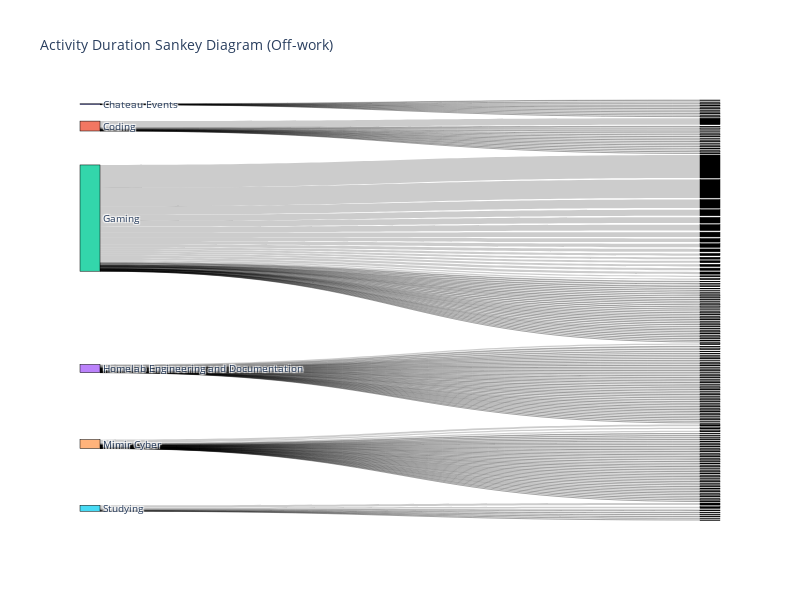
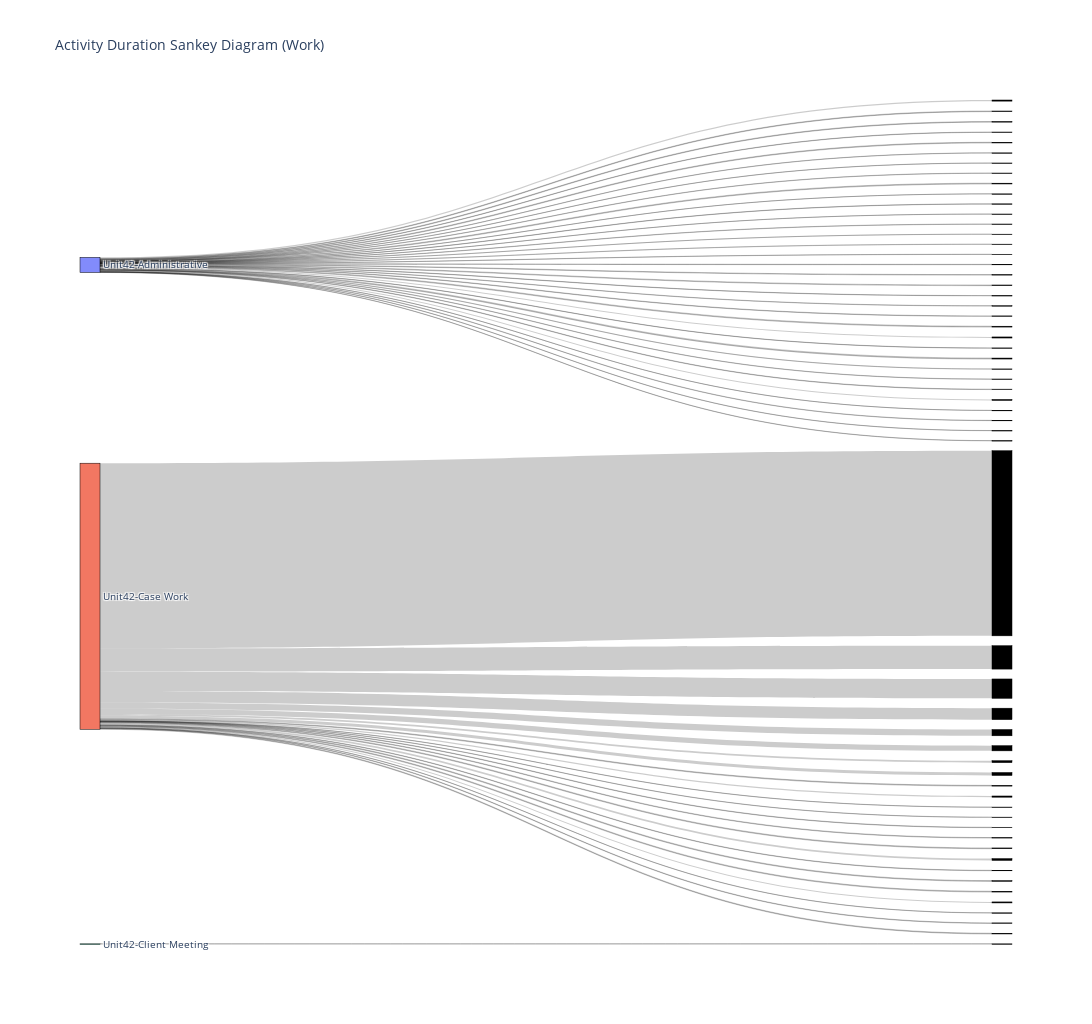

Source (notebook cell) for these figures, in order:
### Code cell
import seaborn as sns
import plotly.graph_objects as go
from plotly.subplots import make_subplots

# Assuming you already have the aggregated_df and breakdown_df from previous code

# Convert 'Duration' to hours and minutes
aggregated_df['Duration_hours'] = aggregated_df['Duration_seconds'] // 3600
aggregated_df['Duration_minutes'] = (aggregated_df['Duration_seconds'] % 3600) // 60

# Create a Sankey diagram for "Off-work" space
off_work_data = aggregated_df[aggregated_df['Space'] == 'Off-Work Space']
fig_off_work = make_subplots(rows=1, cols=1, specs=[[{'type': 'sankey'}]])

# Flatten the 'Tags' column in off_work_data
off_work_data.loc[:, 'Tags'] = off_work_data['Tags'].apply(lambda x: x if isinstance(x, list) else [x])
tags_flat_off_work = off_work_data['Tags'].explode()

# Ensure tags are unique
tags_flat_off_work = tags_flat_off_work.unique()

# Combine 'Activity' and 'Tags' for node labels
node_labels_off_work = off_work_data['Activity'].unique().tolist() + tags_flat_off_work.tolist()

# Assign indices for nodes
node_indices_off_work = {label: index for index, label in enumerate(node_labels_off_work)}

# Assign indices for source nodes
link_source_indices_off_work = [node_indices_off_work[activity] for activity in off_work_data['Activity']]

# Assign indices for target nodes
link_target_indices_off_work = [len(node_indices_off_work) + index for index, tag in enumerate(tags_flat_off_work)]

link_values_off_work = off_work_data['Duration_seconds']

fig_off_work.add_trace(go.Sankey(
    node=dict(
        pad=15,
        thickness=20,
        line=dict(color='black', width=0.5),
        label=node_labels_off_work,
    ),
    link=dict(
        source=link_source_indices_off_work,
        target=link_target_indices_off_work,
        value=link_values_off_work,
    )
))

fig_off_work.update_layout(
    title_text="Activity Duration Sankey Diagram (Off-work)",
    font_size=10,
    width=800,  # Adjust the width as needed
    height=600,  # Adjust the height as needed
)

# Create a Sankey diagram for "Work" space
work_data = aggregated_df[aggregated_df['Space'] == 'Work-Space']
fig_work = make_subplots(rows=1, cols=1, specs=[[{'type': 'sankey'}]])

# Flatten the 'Tags' column in work_data
work_data.loc[:, 'Tags'] = work_data['Tags'].apply(lambda x: x if isinstance(x, list) else [x])
tags_flat_work = work_data['Tags'].explode()

# Ensure tags are unique
tags_flat_work = tags_flat_work.unique()

# Combine 'Activity' and 'Tags' for node labels
node_labels_work = work_data['Activity'].unique().tolist() + tags_flat_work.tolist()

# Assign indices for nodes
node_indices_work = {label: index for index, label in enumerate(node_labels_work)}

# Assign indices for source nodes
link_source_indices_work = [node_indices_work[activity] for activity in work_data['Activity']]

# Assign indices for target nodes
link_target_indices_work = [len(node_indices_work) + index for index, tag in enumerate(tags_flat_work)]

# Convert duration to hours and minutes
work_data.loc[:, 'Duration_hours'] = work_data['Duration_seconds'] // 3600
work_data.loc[:, 'Duration_minutes'] = (work_data['Duration_seconds'] % 3600) // 60

link_values_work = work_data['Duration_seconds']

fig_work.add_trace(go.Sankey(
    node=dict(
        pad=15,
        thickness=20,
        line=dict(color='black', width=0.5),
        label=node_labels_work,
    ),
    link=dict(
        source=link_source_indices_work,
        target=link_target_indices_work,
        value=link_values_work,
    )
))

fig_work.update_layout(
    title_text="Activity Duration Sankey Diagram (Work)",
    font_size=10,
    width=1280,  # Adjust the width as needed
    height=1024,  # Adjust the height as needed
)

# Show the Sankey diagrams
fig_off_work.show()
fig_work.show()

### Figure 1 — Plotly figure (JSON) as saved in the notebook; plotly's stock layout.template omitted (floating-point values rounded to 4 significant figures; data arrays with more than 128 entries replaced by an {"elided": "..."} marker saying what was removed)
{"data": [{"link": {"source": {"elided": "188 int values"}, "target": {"elided": "178 int values"}, "value": {"elided": "188 int values"}}, "node": {"label": {"elided": "186 str values"}, "line": {"color": "black", "width": 0.5}, "pad": 15, "thickness": 20}, "type": "sankey"}], "layout": {"font": {"size": 10}, "height": 600, "title": {"text": "Activity Duration Sankey Diagram (Off-work)"}, "width": 800}}

### Figure 2 — Plotly figure (JSON) as saved in the notebook; plotly's stock layout.template omitted (floating-point values rounded to 4 significant figures)
{"data": [{"link": {"source": [0, 0, 0, 0, 0, 0, 0, 0, 0, 0, 0, 0, 0, 0, 0, 0, 0, 0, 0, 0, 0, 0, 0, 0, 0, 0, 0, 0, 0, 0, 0, 0, 0, 0, 1, 1, 1, 1, 1, 1, 1, 1, 1, 1, 1, 1, 1, 1, 1, 1, 1, 1, 1, 1, 1, 1, 1, 2, 2, 2], "target": [61, 62, 63, 64, 65, 66, 67, 68, 69, 70, 71, 72, 73, 74, 75, 76, 77, 78, 79, 80, 81, 82, 83, 84, 85, 86, 87, 88, 89, 90, 91, 92, 93, 94, 95, 96, 97, 98, 99, 100, 101, 102, 103, 104, 105, 106, 107, 108, 109, 110, 111, 112, 113, 114, 115, 116, 117, 118], "value": [7576, 7464, 4341, 13306, 2998, 8400, 2096, 3465, 1292, 3458, 1585, 3531, 1352, 9293, 2472, 2564, 4335, 6373, 3611, 8021, 3600, 5288, 3227, 10096, 2389, 3399, 12835, 1400, 5015, 11698, 3840, 2401, 11982, 3083, 73833, 2340, 8970, 275193, 2666, 4994, 6346, 14308, 22511, 5193, 9466, 9041, 9404, 60972, 2178075, 2475, 227665, 134926, 12000, 34959, 5706, 21233, 8497, 1860, 3420, 7827]}, "node": {"label": ["Unit42-Administrative", "Unit42-Case Work", "Unit42-Client Meeting", "", "1-on-1", "1-on-1\n, Career Managment\n, Case Management\n, Internal Meeting\n, Mentoring", "1-on-1\n, Internal Meeting", "1-on-1\n, Internal Meeting\n, Performance Project", "1-on-1\n, Mentoring", "1-on-1\n, Speakers Prep", "ASTM\n, Internal Meeting", "ASTM\n, Internal Meeting\n, Logged Out\n, Meta", "ASTM\n, Internal Meeting\n, Meta", "Administration", "Career Managment\n, Case Management\n, Internal Meeting\n, Mentoring", "Career Managment\n, Mentoring", "Career Managment\n, Performance Project", "Client Meeting\n, Panel\n, Speakers Prep", "Concur\n, Training", "Document Review\n, Mentoring", "Internal Meeting", "Internal Meeting\n, Internship\n, Mentoring", "Internal Meeting\n, Internship\n, Unit42-intern-101", "Internal Meeting\n, Interview", "Internal Meeting\n, Mentoring", "Internal Meeting\n, Performace Review", "Internal Meeting\n, Performance Project", "Internal Meeting\n, Planning\n, Podcast", "Keynote\n, Presentation", "Keynote\n, Presentation\n, Speakers Prep", "Kick-off\n, Scoping\n, Training", "Meeting\n, Performance Project", "Performance Project", "Performance Project\n, Presentation", "Podcast", "Training", "Training\n, XSIAM", "1-on-1\n, Meeting", "ASTM\n, Case Management\n, Meta\n, Presentation", "ASTM\n, DEVA\n, Meta\n, Traffic-analysis", "ASTM\n, Internal Meeting\n, Meta\n, Traffic-analysis", "ASTM\n, Jupyter Notebook\n, Meta\n, Python", "ASTM\n, Log analysis\n, Meta", "ASTM\n, Logged In\n, Meta\n, Traffic-analysis", "ASTM\n, Logged Out\n, Meta\n, Traffic-analysis", "ASTM\n, Meeting\n, Meta", "ASTM\n, Meeting\n, Meta\n, Traffic-analysis", "ASTM\n, Meeting\n, Traffic-analysis", "ASTM\n, Meta\n, Presentation\n, Traffic-analysis", "ASTM\n, Meta\n, QC\n, Traffic-analysis", "ASTM\n, Meta\n, Traffic-analysis", "ASTM\n, Meta\n, Traffic-analysis\n, Troubleshooting", "CASD\n, Code-review\n, Meta\n, QC", "CASD\n, Log analysis\n, Meta\n, QC", "Code-review\n, Internal Meeting\n, Meta\n, QC", "Code-review\n, Meta\n, QC", "Meta\n, QC", "Meta\n, Traffic-analysis", "Presentation", "Client Call\n, Panel\n, Risk", "Document Review"], "line": {"color": "black", "width": 0.5}, "pad": 15, "thickness": 20}, "type": "sankey"}], "layout": {"font": {"size": 10}, "height": 1024, "title": {"text": "Activity Duration Sankey Diagram (Work)"}, "width": 1280}}
